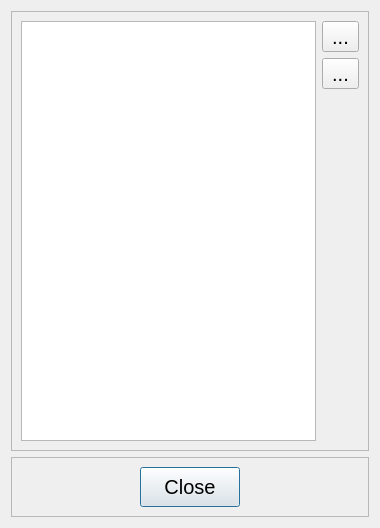
<?xml version="1.0" encoding="UTF-8"?>
<ui version="4.0">
 <class>rateDlg</class>
 <widget class="QDialog" name="rateDlg">
  <property name="geometry">
   <rect>
    <x>0</x>
    <y>0</y>
    <width>380</width>
    <height>528</height>
   </rect>
  </property>
  <property name="minimumSize">
   <size>
    <width>380</width>
    <height>500</height>
   </size>
  </property>
  <property name="maximumSize">
   <size>
    <width>800</width>
    <height>800</height>
   </size>
  </property>
  <property name="windowTitle">
   <string>Rates</string>
  </property>
  <layout class="QVBoxLayout" name="verticalLayout">
   <item>
    <widget class="QFrame" name="frame">
     <property name="font">
      <font>
       <family>Tahoma</family>
       <pointsize>15</pointsize>
      </font>
     </property>
     <property name="frameShape">
      <enum>QFrame::StyledPanel</enum>
     </property>
     <property name="frameShadow">
      <enum>QFrame::Raised</enum>
     </property>
     <layout class="QHBoxLayout" name="horizontalLayout">
      <item>
       <widget class="QListView" name="listRates">
        <property name="font">
         <font>
          <family>Tahoma</family>
          <pointsize>15</pointsize>
         </font>
        </property>
       </widget>
      </item>
      <item>
       <layout class="QVBoxLayout" name="verticalLayout_2">
        <item>
         <widget class="QToolButton" name="btnAdd">
          <property name="font">
           <font>
            <family>Tahoma</family>
            <pointsize>15</pointsize>
           </font>
          </property>
          <property name="text">
           <string>...</string>
          </property>
          <property name="icon">
           <iconset resource="../TM3res.qrc">
            <normaloff>:/images/new/check-mark.png</normaloff>:/images/new/check-mark.png</iconset>
          </property>
          <property name="iconSize">
           <size>
            <width>24</width>
            <height>24</height>
           </size>
          </property>
         </widget>
        </item>
        <item>
         <widget class="QToolButton" name="btnDel">
          <property name="font">
           <font>
            <family>Tahoma</family>
            <pointsize>15</pointsize>
           </font>
          </property>
          <property name="text">
           <string>...</string>
          </property>
          <property name="icon">
           <iconset resource="../TM3res.qrc">
            <normaloff>:/images/new/cross.png</normaloff>:/images/new/cross.png</iconset>
          </property>
          <property name="iconSize">
           <size>
            <width>24</width>
            <height>24</height>
           </size>
          </property>
         </widget>
        </item>
        <item>
         <spacer name="verticalSpacer">
          <property name="font">
           <font>
            <family>Tahoma</family>
            <pointsize>15</pointsize>
           </font>
          </property>
          <property name="orientation">
           <enum>Qt::Vertical</enum>
          </property>
          <property name="sizeHint" stdset="0">
           <size>
            <width>20</width>
            <height>40</height>
           </size>
          </property>
         </spacer>
        </item>
       </layout>
      </item>
     </layout>
    </widget>
   </item>
   <item>
    <widget class="QFrame" name="frame_2">
     <property name="minimumSize">
      <size>
       <width>0</width>
       <height>56</height>
      </size>
     </property>
     <property name="font">
      <font>
       <family>Tahoma</family>
       <pointsize>15</pointsize>
      </font>
     </property>
     <property name="frameShape">
      <enum>QFrame::StyledPanel</enum>
     </property>
     <property name="frameShadow">
      <enum>QFrame::Plain</enum>
     </property>
     <property name="lineWidth">
      <number>0</number>
     </property>
     <layout class="QHBoxLayout" name="horizontalLayout_2">
      <item>
       <widget class="QPushButton" name="pushButton">
        <property name="sizePolicy">
         <sizepolicy hsizetype="Fixed" vsizetype="Fixed">
          <horstretch>0</horstretch>
          <verstretch>0</verstretch>
         </sizepolicy>
        </property>
        <property name="minimumSize">
         <size>
          <width>100</width>
          <height>40</height>
         </size>
        </property>
        <property name="font">
         <font>
          <family>Tahoma</family>
          <pointsize>15</pointsize>
         </font>
        </property>
        <property name="text">
         <string>Close</string>
        </property>
       </widget>
      </item>
     </layout>
    </widget>
   </item>
  </layout>
 </widget>
 <resources>
  <include location="../TM3res.qrc"/>
 </resources>
 <connections>
  <connection>
   <sender>pushButton</sender>
   <signal>clicked()</signal>
   <receiver>rateDlg</receiver>
   <slot>close()</slot>
   <hints>
    <hint type="sourcelabel">
     <x>189</x>
     <y>488</y>
    </hint>
    <hint type="destinationlabel">
     <x>194</x>
     <y>525</y>
    </hint>
   </hints>
  </connection>
  <connection>
   <sender>btnAdd</sender>
   <signal>clicked()</signal>
   <receiver>rateDlg</receiver>
   <slot>addRate()</slot>
   <hints>
    <hint type="sourcelabel">
     <x>352</x>
     <y>44</y>
    </hint>
    <hint type="destinationlabel">
     <x>398</x>
     <y>38</y>
    </hint>
   </hints>
  </connection>
  <connection>
   <sender>btnDel</sender>
   <signal>clicked()</signal>
   <receiver>rateDlg</receiver>
   <slot>delRate()</slot>
   <hints>
    <hint type="sourcelabel">
     <x>339</x>
     <y>84</y>
    </hint>
    <hint type="destinationlabel">
     <x>400</x>
     <y>84</y>
    </hint>
   </hints>
  </connection>
  <connection>
   <sender>listRates</sender>
   <signal>doubleClicked(QModelIndex)</signal>
   <receiver>rateDlg</receiver>
   <slot>updateRate(QModelIndex)</slot>
   <hints>
    <hint type="sourcelabel">
     <x>144</x>
     <y>235</y>
    </hint>
    <hint type="destinationlabel">
     <x>120</x>
     <y>594</y>
    </hint>
   </hints>
  </connection>
 </connections>
 <slots>
  <slot>addRate()</slot>
  <slot>delRate()</slot>
  <slot>updateRate(QModelIndex)</slot>
 </slots>
</ui>
